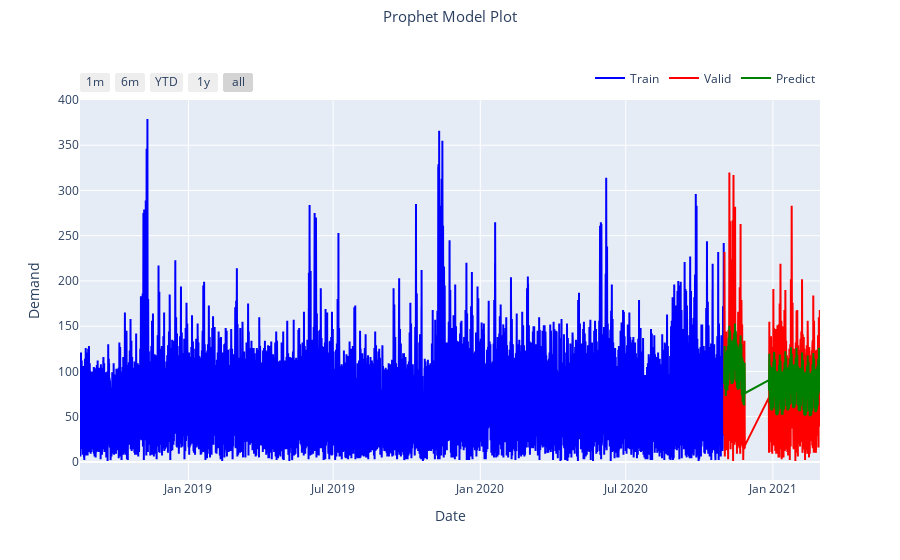

Notebook cell for this chart:
### Code cell
forecast_plot(
    train_df,
    valid_df,
    forecast["yhat"],
    ["Train", "Valid", "Predict"],
    "Prophet",
    "Date",
    "Demand",
)

### Figure 1 — Plotly figure (JSON) as saved in the notebook; plotly's stock layout.template omitted (floating-point values rounded to 4 significant figures; data arrays with more than 128 entries replaced by an {"elided": "..."} marker saying what was removed)
{"data": [{"marker": {"color": "blue", "size": 10}, "name": "Train", "textfont": {"color": "black", "family": "Times New Roman", "size": 18}, "type": "scatter", "x": {"elided": "16254 str values"}, "y": {"elided": "16254 int values"}}, {"marker": {"color": "red", "size": 10}, "name": "Valid", "type": "scatter", "x": {"elided": "1993 str values"}, "y": {"elided": "1993 int values"}}, {"marker": {"color": "green", "size": 10}, "name": "Predict", "type": "scatter", "x": {"elided": "1993 str values"}, "y": {"elided": "1993 float values"}}], "layout": {"legend": {"orientation": "h", "x": 1, "xanchor": "right", "y": 1.02, "yanchor": "bottom"}, "title": {"font": {"size": 15}, "text": "Prophet Model Plot", "x": 0.5, "xanchor": "center", "y": 0.98, "yanchor": "top"}, "xaxis": {"anchor": "y", "domain": [0, 1], "rangeselector": {"buttons": [{"count": 1, "label": "1m", "step": "month", "stepmode": "backward"}, {"count": 6, "label": "6m", "step": "month", "stepmode": "backward"}, {"count": 1, "label": "YTD", "step": "year", "stepmode": "todate"}, {"count": 1, "label": "1y", "step": "year", "stepmode": "backward"}, {"step": "all"}]}, "title": {"text": "Date"}}, "yaxis": {"anchor": "x", "domain": [0, 1], "title": {"text": "Demand"}}}}
